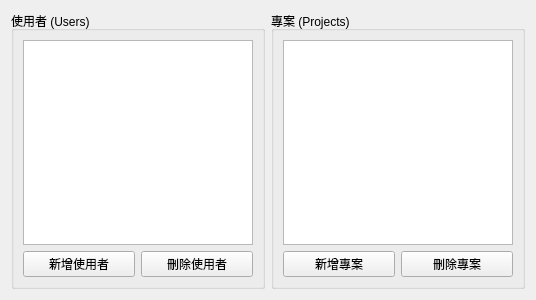
<?xml version="1.0" encoding="UTF-8"?>
<ui version="4.0">
 <class>PersonnelTab</class>
 <widget class="QWidget" name="PersonnelTab">
  <property name="geometry">
   <rect>
    <x>0</x>
    <y>0</y>
    <width>536</width>
    <height>300</height>
   </rect>
  </property>
  <property name="windowTitle">
   <string>Form</string>
  </property>
  <layout class="QHBoxLayout" name="horizontalLayout">
   <item>
    <widget class="QGroupBox" name="user_panel">
     <property name="title">
      <string>使用者 (Users)</string>
     </property>
     <layout class="QVBoxLayout" name="user_v_layout">
      <item>
       <widget class="QListWidget" name="user_list"/>
      </item>
      <item>
       <layout class="QHBoxLayout" name="user_btn_layout">
        <item>
         <widget class="QPushButton" name="add_user_btn">
          <property name="text">
           <string>新增使用者</string>
          </property>
         </widget>
        </item>
        <item>
         <widget class="QPushButton" name="remove_user_btn">
          <property name="text">
           <string>刪除使用者</string>
          </property>
         </widget>
        </item>
       </layout>
      </item>
     </layout>
    </widget>
   </item>
   <item>
    <widget class="QGroupBox" name="project_panel">
     <property name="title">
      <string>專案 (Projects)</string>
     </property>
     <layout class="QVBoxLayout" name="project_v_layout">
      <item>
       <widget class="QListWidget" name="project_list"/>
      </item>
      <item>
       <layout class="QHBoxLayout" name="project_btn_layout">
        <item>
         <widget class="QPushButton" name="add_project_btn">
          <property name="text">
           <string>新增專案</string>
          </property>
         </widget>
        </item>
        <item>
         <widget class="QPushButton" name="remove_project_btn">
          <property name="text">
           <string>刪除專案</string>          </property>
         </widget>
        </item>
       </layout>
      </item>
     </layout>
    </widget>
   </item>
  </layout>
 </widget>
 <resources/>
 <connections/>
</ui>
